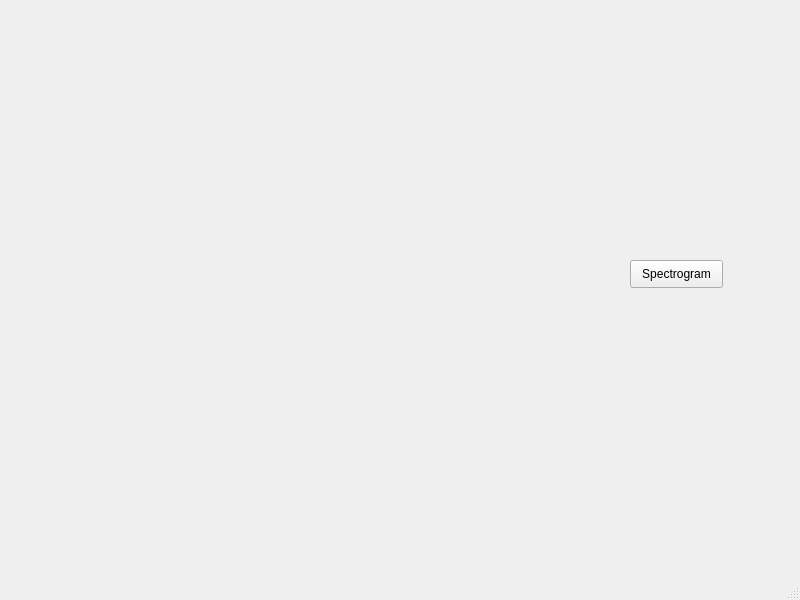
<?xml version="1.0" encoding="UTF-8"?>
<ui version="4.0">
 <class>MainWindow</class>
 <widget class="QMainWindow" name="MainWindow">
  <property name="geometry">
   <rect>
    <x>0</x>
    <y>0</y>
    <width>800</width>
    <height>600</height>
   </rect>
  </property>
  <property name="windowTitle">
   <string>MainWindow</string>
  </property>
  <widget class="QWidget" name="centralwidget">
   <widget class="QPushButton" name="Spectrogram">
    <property name="geometry">
     <rect>
      <x>630</x>
      <y>260</y>
      <width>93</width>
      <height>28</height>
     </rect>
    </property>
    <property name="text">
     <string>Spectrogram</string>
    </property>
    <property name="shortcut">
     <string>Ctrl+1</string>
    </property>
   </widget>
   <widget class="QWidget" name="widget" native="true">
    <property name="geometry">
     <rect>
      <x>40</x>
      <y>60</y>
      <width>521</width>
      <height>401</height>
     </rect>
    </property>
   </widget>
  </widget>
  <widget class="QMenuBar" name="menubar">
   <property name="geometry">
    <rect>
     <x>0</x>
     <y>0</y>
     <width>800</width>
     <height>26</height>
    </rect>
   </property>
  </widget>
  <widget class="QStatusBar" name="statusbar"/>
 </widget>
 <resources/>
 <connections/>
</ui>
